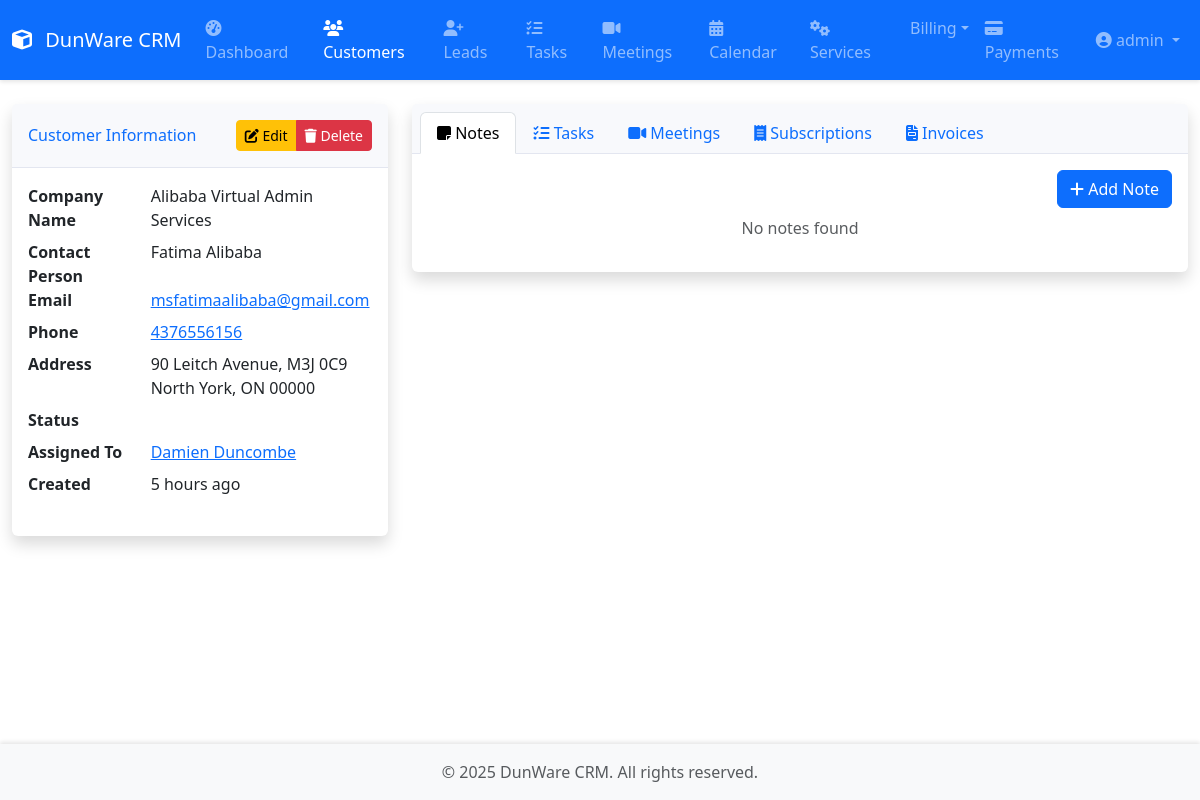
Screenshot of /customers/1/ (signed in) with the database file from the repository.
### core/models.py (models this page shows, shortened)
class Customer(models.Model):
    CUSTOMER_STATUS = [
        ('active', 'Active'),
        ('inactive', 'Inactive'),
        ('pending', 'Pending')
    ]
    company_name = models.CharField(max_length=200)
    contact_person = models.CharField(max_length=100)
    email = models.EmailField()
    phone = models.CharField(max_length=15)
    address = models.TextField()
    city = models.CharField(max_length=100)
    state = models.CharField(max_length=100)
    zip_code = models.CharField(max_length=10)
    website = models.URLField(blank=True, null=True)
    status = models.CharField(max_length=20, choices=CUSTOMER_STATUS, default='active')
    assigned_to = models.ForeignKey(Employee, on_delete=models.SET_NULL, null=True, related_name='customers')
    created_at = models.DateTimeField(auto_now_add=True)
    updated_at = models.DateTimeField(auto_now=True)

class Employee(models.Model):
    user = models.OneToOneField(User, on_delete=models.CASCADE)
    employee_id = models.CharField(max_length=10, unique=True)
    department = models.CharField(max_length=100, default="General")  # ✅ Default
    position = models.CharField(max_length=100, default="Unassigned")  # ✅ Default
    phone = models.CharField(max_length=15, blank=True)
    carrier = models.CharField(
        max_length=20,
        choices=[
            ('att', 'AT&T'),
            ('tmobile', 'T-Mobile'),
            ('verizon', 'Verizon'),
            ('sprint', 'Sprint'),
            ('boost', 'Boost Mobile'),
            ('cricket', 'Cricket'),
            ('metro', 'Metro PCS'),
            ('virgin', 'Virgin Mobile'),
        ],
        blank=True
    )
    hire_date = models.DateField(null=True, blank=True)  # ✅ Allow NULL to prevent errors
    profile_picture = models.ImageField(upload_to='employee_photos/', null=True, blank=True)
    is_active = models.BooleanField(default=True)
    created_at = models.DateTimeField(auto_now_add=True)
    updated_at = models.DateTimeField(auto_now=True)

### core/views.py (the view)
# urls.py: path('customers/<int:pk>/', views.CustomerDetailView.as_view(), name='customer-detail'),
class CustomerDetailView(LoginRequiredMixin, DetailView):
    model = Customer
    template_name = 'core/customer_detail.html'
    context_object_name = 'customer'
    def get_context_data(self, **kwargs):
        context = super().get_context_data(**kwargs)
        customer = self.get_object()
        context.update({
            'invoices': customer.invoices.all().order_by('-created_at'),
            'notes': Note.objects.filter(customer=customer).order_by('-created_at'),
            'tasks': Task.objects.filter(customer=customer).order_by('-created_at'),
            'meetings': Meeting.objects.filter(customers=customer).order_by('-start_time'),
        })
        return context

### core/templates/core/customer_detail.html (shortened to what this page needs)
{% extends 'core/base.html' %}
{% load humanize %}
{% block content %}
<div class="row">
    <div class="col-lg-4 mb-4">
        <div class="card shadow">
            <div class="card-header py-3 d-flex justify-content-between align-items-center">
                <h6 class="m-0 font-weight-bold text-primary">Customer Information</h6>
                <div class="btn-group">
                    <a href="{% url 'customer-update' customer.pk %}" class="btn btn-sm btn-warning"><i class="fas fa-edit"></i> Edit</a>
                    <a href="{% url 'customer-delete' customer.pk %}" class="btn btn-sm btn-danger"><i class="fas fa-trash"></i> Delete</a>
                </div>
            </div>
            <div class="card-body">
                <dl class="row">
                    <dt class="col-sm-4">Company Name</dt>
                    <dd class="col-sm-8">{{ customer.company_name }}</dd>
                    <dt class="col-sm-4">Contact Person</dt>
                    <dd class="col-sm-8">{{ customer.contact_person }}</dd>
                    <dt class="col-sm-4">Email</dt>
                    <dd class="col-sm-8"><a href="mailto:{{ customer.email }}">{{ customer.email }}</a></dd>
                    <dt class="col-sm-4">Phone</dt>
                    <dd class="col-sm-8"><a href="tel:{{ customer.phone }}">{{ customer.phone }}</a></dd>
                    <dt class="col-sm-4">Address</dt>
                    <dd class="col-sm-8">{{ customer.address }}<br>{{ customer.city }}, {{ customer.state }} {{ customer.zip_code }}</dd>
                    <dt class="col-sm-4">Status</dt>
                    <dd class="col-sm-8"><span class="badge bg-{{ customer.get_status_color }}">{{ customer.get_status_display }}</span></dd>
                    <dt class="col-sm-4">Assigned To</dt>
                    <dd class="col-sm-8">{% if customer.assigned_to %}<a href="{% url 'employee-detail' customer.assigned_to.pk %}">{{ customer.assigned_to.user.get_full_name }}</a>{% else %}-{% endif %}</dd>
                    <dt class="col-sm-4">Created</dt>
                    <dd class="col-sm-8">{{ customer.created_at|naturaltime }}</dd>
                </dl>
            </div>
        </div>
    </div>
    <div class="col-lg-8 mb-4">
        <div class="card shadow">
            <div class="card-header">
                <ul class="nav nav-tabs card-header-tabs" role="tablist">
                    <li class="nav-item"><a class="nav-link active" data-bs-toggle="tab" href="#notes"><i class="fas fa-sticky-note"></i> Notes</a></li>
                    <li class="nav-item"><a class="nav-link" data-bs-toggle="tab" href="#tasks"><i class="fas fa-tasks"></i> Tasks</a></li>
                    <li class="nav-item"><a class="nav-link" data-bs-toggle="tab" href="#meetings"><i class="fas fa-video"></i> Meetings</a></li>
                    <li class="nav-item"><a class="nav-link" data-bs-toggle="tab" href="#subscriptions"><i class="fas fa-receipt"></i> Subscriptions</a></li>
                    <li class="nav-item"><a class="nav-link" data-bs-toggle="tab" href="#invoices"><i class="fas fa-file-invoice"></i> Invoices</a></li>
                </ul>
            </div>
            <div class="card-body">
                <div class="tab-content">
                    <div class="tab-pane fade show active" id="notes">
                        <div class="d-flex justify-content-end mb-3">
                            <a href="{% url 'note-create' %}?customer={{ customer.pk }}" class="btn btn-primary"><i class="fas fa-plus"></i> Add Note</a>
                        </div>
                        {% if notes %}
                            <ul class="list-group">
                                {% for note in notes %}
                                    <li class="list-group-item">
                                        <strong>{{ note.title }}</strong><br>
                                        <small>{{ note.created_at|date:"M d, Y H:i" }}</small>
                                        <p>{{ note.content }}</p>
                                    </li>
                                {% endfor %}
                            </ul>
                        {% else %}
                            <p class="text-center text-muted">No notes found</p>
                        {% endif %}
                    </div>
                </div>
            </div>
        </div>
    </div>
</div>
{% endblock %}

### core/templates/core/base.html (shortened to what this page needs)
{% load static %}
<!DOCTYPE html>
<html lang="en">
<head>
    <link href="https://cdn.jsdelivr.net/npm/bootstrap@5.3.2/dist/css/bootstrap.min.css" rel="stylesheet">
    <link href="https://cdn.jsdelivr.net/npm/@fortawesome/fontawesome-free@6.4.2/css/all.min.css" rel="stylesheet">
    <link href="https://cdn.jsdelivr.net/npm/flatpickr/dist/flatpickr.min.css" rel="stylesheet">
    <link href="{% static 'css/style.css' %}" rel="stylesheet">
</head>
<body>
    <nav class="navbar navbar-expand-lg navbar-dark bg-primary">
        <div class="container-fluid">
            <a class="navbar-brand" href="{% url 'dashboard' %}">
                <i class="fas fa-cube"></i> DunWare CRM
            </a>
            <div class="collapse navbar-collapse" id="navbarMain">
                {% if user.is_authenticated %}
                <ul class="navbar-nav me-auto">
                    <li class="nav-item">
                        <a class="nav-link {% if request.resolver_match.url_name == 'dashboard' %}active{% endif %}"
                           href="{% url 'dashboard' %}">
                            <i class="fas fa-tachometer-alt"></i> Dashboard
                        </a>
                    </li>
                    <li class="nav-item">
                        <a class="nav-link {% if 'customer' in request.resolver_match.url_name %}active{% endif %}"
                           href="{% url 'customer-list' %}">
                            <i class="fas fa-users"></i> Customers
                        </a>
                    </li>
                    <li class="nav-item">
                        <a class="nav-link {% if 'lead' in request.resolver_match.url_name %}active{% endif %}"
                           href="{% url 'lead-list' %}">
                            <i class="fas fa-user-plus"></i> Leads
                        </a>
                    </li>
                    <li class="nav-item">
                        <a class="nav-link {% if 'task' in request.resolver_match.url_name %}active{% endif %}"
                           href="{% url 'task-list' %}">
                            <i class="fas fa-tasks"></i> Tasks
                        </a>
                    </li>
                    <li class="nav-item">
                        <a class="nav-link {% if 'meeting' in request.resolver_match.url_name %}active{% endif %}"
                           href="{% url 'meeting-list' %}">
                            <i class="fas fa-video"></i> Meetings
                        </a>
                    </li>
                    <li class="nav-item">
                        <a class="nav-link {% if 'calendar' in request.resolver_match.url_name %}active{% endif %}"
                           href="{% url 'calendar' %}">
                            <i class="fas fa-calendar-alt"></i> Calendar
                        </a>
                    </li>
                    <li class="nav-item">
                        <a class="nav-link {% if 'service' in request.resolver_match.url_name %}active{% endif %}"
                           href="{% url 'service-list' %}">
                            <i class="fas fa-cogs"></i> Services
                        </a>
                    </li>
                    <li class="nav-item dropdown">
                        <a class="nav-link dropdown-toggle {% if 'billing' in request.resolver_match.url_name %}active{% endif %}" href="#" id="billingDropdown" role="button" data-bs-toggle="dropdown">Billing</a>
                    </li>
                    <li class="nav-item">
                        <a class="nav-link {% if 'payment' in request.resolver_match.url_name %}active{% endif %}"
                           href="{% url 'payment-list' %}">
                            <i class="fas fa-credit-card"></i> Payments
                        </a>
                    </li>
                </ul>
                    <ul class="navbar-nav ms-auto">
                        <li class="nav-item dropdown">
                            <a class="nav-link dropdown-toggle" href="#" id="navbarDropdown"
                               role="button" data-bs-toggle="dropdown">
                                <i class="fas fa-user-circle"></i>
                                {{ user.get_full_name|default:user.username }}
                            </a>
                        </li>
                    </ul>
                {% endif %}
            </div>
        </div>
    </nav>
    <div class="container-fluid py-4">
        {% block content %}{% endblock %}
    </div>
    <footer class="footer mt-auto py-3 bg-light">
        <div class="container text-center">
            <span class="text-muted">© {% now "Y" %} DunWare CRM. All rights reserved.</span>
        </div>
    </footer>
</body>
</html>

### dunware_crm/static/css/style.css (style rules this page uses)
body { min-height: 100vh; display: flex; flex-direction: column; }
.container-fluid { flex: 1; }
.navbar { box-shadow: 0 2px 4px rgba(0,0,0,.1); }
.navbar-brand i { margin-right: 0.5rem; }
.card { box-shadow: 0 0.15rem 1.75rem 0 rgba(58, 59, 69, 0.15); border: none; margin-bottom: 1rem; }
.card-header { background-color: #f8f9fc; border-bottom: 1px solid #e3e6f0; }
.form-group, .mb-3 { margin-bottom: 0.6rem !important; padding-bottom: 0 !important; }
.footer { margin-top: auto; box-shadow: 0 -2px 4px rgba(0,0,0,.1); }
.form-group, .mb-3 { margin-bottom: 0.5rem !important; padding-bottom: 0 !important; }

### rows the page displays
Customer: company_name "Alibaba Virtual Admin Services", contact_person "Fatima Alibaba", email "msfatimaalibaba@gmail.com", phone "4376556156", address "90 Leitch Avenue, M3J 0C9", city "North York", state "ON", zip_code "00000", assigned_to.user.get_full_name "Damien Duncombe", created_at "5 hours ago"

### other values shown
{{ user.get_full_name|default:user.username }} "admin"
